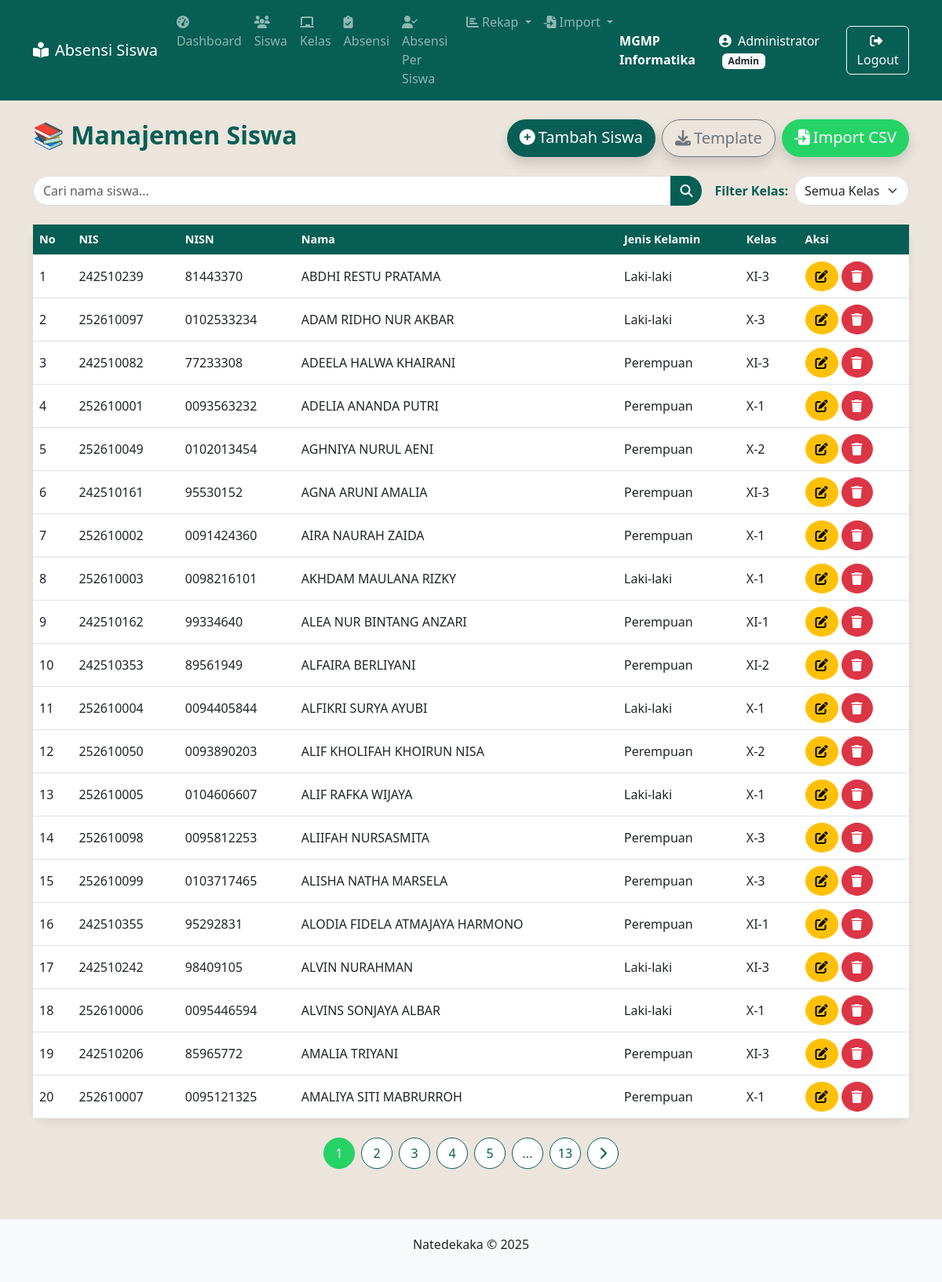
Screenshot of /siswa/index.php (signed in) with the database file from the repository.
### tables this page shows
CREATE TABLE `siswa` (
  `id` int(11) NOT NULL,
  `nis` varchar(20) NOT NULL,
  `nisn` varchar(20) NOT NULL,
  `nama` varchar(100) NOT NULL,
  `kelas_id` int(11) NOT NULL,
  `jenis_kelamin` enum('Laki-laki','Perempuan') DEFAULT NULL
);

CREATE TABLE `kelas` (
  `id` int(11) NOT NULL,
  `nama_kelas` varchar(10) NOT NULL,
  `wali_kelas` varchar(100) NOT NULL
);

### siswa/index.php (the view, shortened to what this page needs)
<?php
require_once '../includes/header.php';
require_once '../config.php';
?>
<div class="d-flex justify-content-between align-items-center mb-4 flex-wrap gap-3">
    <h2 class="fw-bold" style="color:var(--wa-dark)">📚 Manajemen Siswa</h2>
    <div class="d-flex gap-2">
        <a href="tambah.php" class="btn btn-wa-primary btn-lg rounded-pill shadow">
            <i class="fas fa-plus-circle me-1"></i>Tambah Siswa
        </a>
        <a href="template_siswa.csv" class="btn btn-outline-secondary btn-lg rounded-pill shadow">
            <i class="fas fa-download me-1"></i>Template
        </a>
        <a href="import.php" class="btn btn-wa-success btn-lg rounded-pill shadow">
            <i class="fas fa-file-import me-1"></i>Import CSV
        </a>
    </div>
</div>
<div class="d-flex gap-3 mb-4 flex-wrap align-items-center justify-content-between">
    <form method="get" class="d-flex flex-grow-1">
        <div class="input-group">
            <input type="text" name="cari" class="form-control rounded-start-pill" placeholder="Cari nama siswa..."
                   value="<?= isset($_GET['cari']) ? htmlspecialchars($_GET['cari']) : '' ?>">
            <button class="btn btn-wa-primary rounded-end-pill" type="submit">
                <i class="fas fa-search"></i>
            </button>
        </div>
    </form>
    <form method="get" class="d-flex align-items-center">
        <label for="kelas_filter" class="me-2 fw-bold text-nowrap" style="color:var(--wa-dark)">Filter Kelas:</label>
        <select class="form-select rounded-pill" name="kelas_id" id="kelas_filter" onchange="this.form.submit()">
            <option value="">Semua Kelas</option>
        </select>
    </form>
</div>
<div class="card siswa-card">
    <div class="card-body p-0">
        <div class="table-responsive">
            <table class="table table-hover align-middle mb-0">
                <thead>
                    <tr>
                        <th>No</th><th>NIS</th><th>NISN</th><th>Nama</th>
                        <th>Jenis Kelamin</th><th>Kelas</th><th>Aksi</th>
                    </tr>
                </thead>
                <tbody>
<?php
$limit = 20;
$page  = isset($_GET['page']) ? (int)$_GET['page'] : 1;
$offset= ($page-1)*$limit;
$query = "SELECT siswa.*, kelas.nama_kelas
          FROM siswa JOIN kelas ON siswa.kelas_id=kelas.id";
$total_rows=$koneksi->query($query)->num_rows;
$total_pages=ceil($total_rows/$limit);
$query.=" ORDER BY siswa.nama ASC LIMIT $limit OFFSET $offset";
$result=$koneksi->query($query);
$no=$offset+1;
if($result->num_rows>0):
    while($row=$result->fetch_assoc()):
?>
                    <tr>
                        <td><?= $no++ ?></td>
                        <td><?= htmlspecialchars($row['nis']) ?></td>
                        <td><?= htmlspecialchars($row['nisn']) ?></td>
                        <td><?= htmlspecialchars($row['nama']) ?></td>
                        <td><?= htmlspecialchars($row['jenis_kelamin']) ?></td>
                        <td><?= htmlspecialchars($row['nama_kelas']) ?></td>
                        <td>
                            <div class="d-flex gap-1">
                                <a href="edit.php?id=<?= $row['id'] ?>" class="btn btn-warning rounded-circle" title="Edit">
                                    <i class="fas fa-edit"></i>
                                </a>
                                <a href="hapus.php?id=<?= $row['id'] ?>" class="btn btn-danger rounded-circle" title="Hapus"
                                   onclick="return confirm('Yakin hapus?')">
                                    <i class="fas fa-trash"></i>
                                </a>
                            </div>
                        </td>
                    </tr>
<?php endwhile; endif; ?>
                </tbody>
            </table>
        </div>
    </div>
</div>
<nav aria-label="Page navigation" class="mt-4">
    <ul class="pagination justify-content-center flex-wrap">
    <?php
    $params=[];
    $base="index.php?".http_build_query($params);
    $show=5;
    $start=max(1,$page-floor($show/2));
    $end=min($total_pages,$start+$show-1);
    for($i=$start;$i<=$end;$i++){
        $active=$i==$page?'active':'';
        echo "<li class='page-item $active'><a class='page-link' href='{$base}&page=$i'>$i</a></li>";
    }
    if($end<$total_pages){
        if($end<$total_pages-1) echo "<li class='page-item disabled'><span class='page-link'>...</span></li>";
        echo "<li class='page-item'><a class='page-link' href='{$base}&page=$total_pages'>$total_pages</a></li>";
    }
    if($page<$total_pages){
        $next=$base."&page=".($page+1);
        echo "<li class='page-item'><a class='page-link' href='$next'><i class='fas fa-chevron-right'></i></a></li>";
    }
    ?>
    </ul>
</nav>
<?php require_once '../includes/footer.php'; ?>

### includes/header.php (style rules this page uses)
body { display: flex; flex-direction: column; min-height: 100vh; }

### siswa/index.php (style rules this page uses)
:root { --wa-dark : #075E54; --wa-light : #25D366; --wa-chat : #dcf8c6; --wa-bg : #ECE5DD; --wa-card : #ffffff; }
body { background: var(--wa-bg); }
.card.siswa-card { border:none; border-radius:1.25rem; background: var(--wa-card); box-shadow:0 4px 12px rgba(0,0,0,.08); transition:.3s; }
.btn-wa-primary { background: var(--wa-dark); border:none; color:#fff; transition:.2s; }
.btn-wa-success { background: var(--wa-light); border:none; color:#fff; }
.table thead th { background: var(--wa-dark); color:#fff; font-size:.9rem; }
.pagination .page-item .page-link { border-radius:50%; width:40px;height:40px;display:flex;align-items:center;justify-content:center; margin:0 4px; color:var(--wa-dark); border:1px solid var(--wa-dark); background:#fff; }
.pagination .page-item.active .page-link { background: var(--wa-light); border-color:var(--wa-light); color:#fff; }

### rows the page displays
siswa: nis "242510239", nisn "81443370", nama "ABDHI RESTU PRATAMA", jenis_kelamin "Laki-laki", kelas.nama_kelas "XI-3"
siswa: nis "252610097", nisn "0102533234", nama "ADAM RIDHO NUR AKBAR", jenis_kelamin "Laki-laki", kelas.nama_kelas "X-3"
siswa: nis "242510082", nisn "77233308", nama "ADEELA HALWA KHAIRANI", jenis_kelamin "Perempuan", kelas.nama_kelas "XI-3"
siswa: nis "252610001", nisn "0093563232", nama "ADELIA ANANDA PUTRI", jenis_kelamin "Perempuan", kelas.nama_kelas "X-1"
siswa: nis "252610049", nisn "0102013454", nama "AGHNIYA NURUL AENI", jenis_kelamin "Perempuan", kelas.nama_kelas "X-2"
siswa: nis "242510161", nisn "95530152", nama "AGNA ARUNI AMALIA", jenis_kelamin "Perempuan", kelas.nama_kelas "XI-3"
siswa: nis "252610002", nisn "0091424360", nama "AIRA NAURAH ZAIDA", jenis_kelamin "Perempuan", kelas.nama_kelas "X-1"
siswa: nis "252610003", nisn "0098216101", nama "AKHDAM MAULANA RIZKY", jenis_kelamin "Laki-laki", kelas.nama_kelas "X-1"
siswa: nis "242510162", nisn "99334640", nama "ALEA NUR BINTANG ANZARI", jenis_kelamin "Perempuan", kelas.nama_kelas "XI-1"
siswa: nis "242510353", nisn "89561949", nama "ALFAIRA BERLIYANI", jenis_kelamin "Perempuan", kelas.nama_kelas "XI-2"
siswa: nis "252610004", nisn "0094405844", nama "ALFIKRI SURYA AYUBI", jenis_kelamin "Laki-laki", kelas.nama_kelas "X-1"
siswa: nis "252610050", nisn "0093890203", nama "ALIF KHOLIFAH KHOIRUN NISA", jenis_kelamin "Perempuan", kelas.nama_kelas "X-2"
siswa: nis "252610005", nisn "0104606607", nama "ALIF RAFKA WIJAYA", jenis_kelamin "Laki-laki", kelas.nama_kelas "X-1"
siswa: nis "252610098", nisn "0095812253", nama "ALIIFAH NURSASMITA", jenis_kelamin "Perempuan", kelas.nama_kelas "X-3"
siswa: nis "252610099", nisn "0103717465", nama "ALISHA NATHA MARSELA", jenis_kelamin "Perempuan", kelas.nama_kelas "X-3"
siswa: nis "242510355", nisn "95292831", nama "ALODIA FIDELA ATMAJAYA HARMONO", jenis_kelamin "Perempuan", kelas.nama_kelas "XI-1"
siswa: nis "242510242", nisn "98409105", nama "ALVIN NURAHMAN", jenis_kelamin "Laki-laki", kelas.nama_kelas "XI-3"
siswa: nis "252610006", nisn "0095446594", nama "ALVINS SONJAYA ALBAR", jenis_kelamin "Laki-laki", kelas.nama_kelas "X-1"
siswa: nis "242510206", nisn "85965772", nama "AMALIA TRIYANI", jenis_kelamin "Perempuan", kelas.nama_kelas "XI-3"
siswa: nis "252610007", nisn "0095121325", nama "AMALIYA SITI MABRURROH", jenis_kelamin "Perempuan", kelas.nama_kelas "X-1"

### other values shown
$_SESSION['user']['nama'] "Administrator"
$_SESSION['user']['role'] "Admin"
$total_pages "13"
